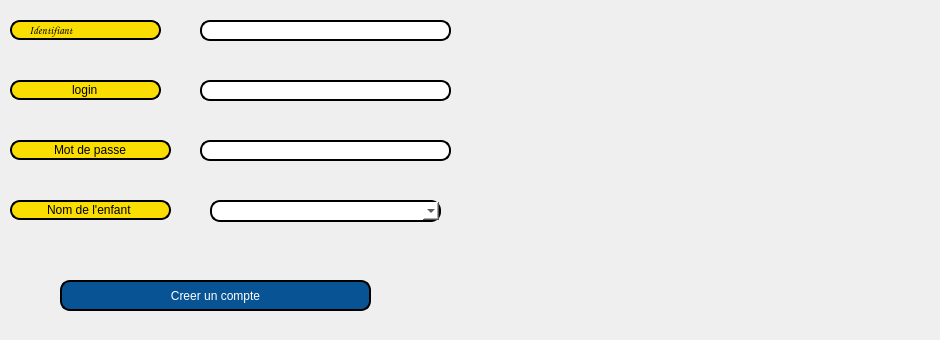
     <widget class="QWidget" name="Ajouter_C_3">
      <attribute name="title">
       <string>Creer un compte</string>
      </attribute>
      <widget class="QPushButton" name="creer_compte">
       <property name="geometry">
        <rect>
         <x>60</x>
         <y>280</y>
         <width>311</width>
         <height>31</height>
        </rect>
       </property>
       <property name="styleSheet">
        <string notr="true">border: 2px solid black;
border-radius: 10px;
padding: 0 8px;
color: rgb(255, 255, 255);
background:#085394	;
font: bold, &quot;Comic Sans MS&quot;;</string>
       </property>
       <property name="text">
        <string>Creer un compte</string>
       </property>
      </widget>
      <widget class="QLineEdit" name="lineedit_idc">
       <property name="geometry">
        <rect>
         <x>200</x>
         <y>20</y>
         <width>251</width>
         <height>21</height>
        </rect>
       </property>
       <property name="styleSheet">
        <string notr="true">border: 2px solid black;
border-radius: 10px;
padding: 0 8px;
background: white;
selection-background-color: gray;</string>
       </property>
       <property name="placeholderText">
        <string/>
       </property>
      </widget>
      <widget class="QLineEdit" name="lineEdit_60">
       <property name="geometry">
        <rect>
         <x>10</x>
         <y>80</y>
         <width>151</width>
         <height>20</height>
        </rect>
       </property>
       <property name="styleSheet">
        <string notr="true">border: 2px solid black;
font: 75 8pt &quot;MS Shell Dlg 2&quot;;
border-radius: 10px;
padding: 0 8px;
background: #fade02;
font: bold, &quot;Comic Sans MS&quot;;;
text-align:center;</string>
       </property>
       <property name="text">
        <string>login</string>
       </property>
       <property name="alignment">
        <set>Qt::AlignCenter</set>
       </property>
       <property name="readOnly">
        <bool>true</bool>
       </property>
      </widget>
      <widget class="QLineEdit" name="lineEdit_61">
       <property name="geometry">
        <rect>
         <x>10</x>
         <y>140</y>
         <width>161</width>
         <height>20</height>
        </rect>
       </property>
       <property name="styleSheet">
        <string notr="true">border: 2px solid black;
font: 75 8pt &quot;MS Shell Dlg 2&quot;;
border-radius: 10px;
padding: 0 8px;
background: #fade02;
font: bold, &quot;Comic Sans MS&quot;;;
text-align:center;</string>
       </property>
       <property name="text">
        <string>Mot de passe</string>
       </property>
       <property name="alignment">
        <set>Qt::AlignCenter</set>
       </property>
       <property name="readOnly">
        <bool>true</bool>
       </property>
      </widget>
      <widget class="QLineEdit" name="identifiant_4">
       <property name="geometry">
        <rect>
         <x>10</x>
         <y>20</y>
         <width>151</width>
         <height>20</height>
        </rect>
       </property>
       <property name="font">
        <font>
         <family>Comic Sans MS</family>
         <pointsize>8</pointsize>
         <weight>75</weight>
         <italic>false</italic>
         <bold>true</bold>
        </font>
       </property>
       <property name="toolTip">
        <string>&lt;html&gt;&lt;head/&gt;&lt;body&gt;&lt;p align=&quot;center&quot;&gt;&lt;br/&gt;&lt;/p&gt;&lt;/body&gt;&lt;/html&gt;</string>
       </property>
       <property name="styleSheet">
        <string notr="true">border: 2px solid black;
font: 75 8pt &quot;MS Shell Dlg 2&quot;;
border-radius: 10px;
padding: 0 8px;
background: #fade02;
font: bold, &quot;Comic Sans MS&quot;;;
text-align:center;
</string>
       </property>
       <property name="text">
        <string>   Identifiant</string>
       </property>
       <property name="readOnly">
        <bool>true</bool>
       </property>
      </widget>
      <widget class="QLineEdit" name="lineedit_login">
       <property name="geometry">
        <rect>
         <x>200</x>
         <y>80</y>
         <width>251</width>
         <height>21</height>
        </rect>
       </property>
       <property name="styleSheet">
        <string notr="true">border: 2px solid black;
border-radius: 10px;
padding: 0 8px;
background: white;
selection-background-color: gray;</string>
       </property>
       <property name="placeholderText">
        <string/>
       </property>
      </widget>
      <widget class="QLineEdit" name="lineedit_mdp">
       <property name="geometry">
        <rect>
         <x>200</x>
         <y>140</y>
         <width>251</width>
         <height>21</height>
        </rect>
       </property>
       <property name="styleSheet">
        <string notr="true">border: 2px solid black;
border-radius: 10px;
padding: 0 8px;
background: white;
selection-background-color: gray;</string>
       </property>
       <property name="echoMode">
        <enum>QLineEdit::Password</enum>
       </property>
       <property name="placeholderText">
        <string/>
       </property>
      </widget>
      <widget class="QLineEdit" name="lineEdit_62">
       <property name="geometry">
        <rect>
         <x>10</x>
         <y>200</y>
         <width>161</width>
         <height>20</height>
        </rect>
       </property>
       <property name="styleSheet">
        <string notr="true">border: 2px solid black;
font: 75 8pt &quot;MS Shell Dlg 2&quot;;
border-radius: 10px;
padding: 0 8px;
background: #fade02;
font: bold, &quot;Comic Sans MS&quot;;;
text-align:center;</string>
       </property>
       <property name="text">
        <string>Nom de l'enfant</string>
       </property>
       <property name="alignment">
        <set>Qt::AlignCenter</set>
       </property>
       <property name="readOnly">
        <bool>true</bool>
       </property>
      </widget>
      <widget class="QComboBox" name="comboBox">
       <property name="geometry">
        <rect>
         <x>210</x>
         <y>200</y>
         <width>231</width>
         <height>22</height>
        </rect>
       </property>
       <property name="styleSheet">
        <string notr="true">border: 2px solid black;
font: 75 8pt &quot;MS Shell Dlg 2&quot;;
border-radius: 10px;
padding: 0 8px;
background: white;
font: bold, &quot;Comic Sans MS&quot;;;
text-align:center;
</string>
       </property>
      </widget>
      <widget class="QLabel" name="label_pic">
       <property name="geometry">
        <rect>
         <x>590</x>
         <y>30</y>
         <width>341</width>
         <height>301</height>
        </rect>
       </property>
       <property name="text">
        <string/>
       </property>
      </widget>
     </widget>
